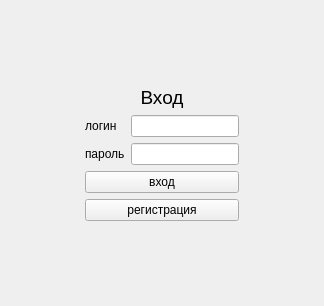
<?xml version="1.0" encoding="UTF-8"?>
<ui version="4.0">
 <class>MainWindow</class>
 <widget class="QMainWindow" name="MainWindow">
  <property name="geometry">
   <rect>
    <x>0</x>
    <y>0</y>
    <width>324</width>
    <height>306</height>
   </rect>
  </property>
  <property name="windowTitle">
   <string>MainWindow</string>
  </property>
  <widget class="QWidget" name="centralwidget">
   <property name="maximumSize">
    <size>
     <width>839</width>
     <height>673</height>
    </size>
   </property>
   <layout class="QGridLayout" name="gridLayout">
    <item row="2" column="1">
     <widget class="QLabel" name="label_2">
      <property name="text">
       <string>логин</string>
      </property>
     </widget>
    </item>
    <item row="3" column="1">
     <widget class="QLabel" name="label_3">
      <property name="text">
       <string>пароль</string>
      </property>
     </widget>
    </item>
    <item row="2" column="2">
     <widget class="QLineEdit" name="lineEdit"/>
    </item>
    <item row="5" column="1" colspan="2">
     <widget class="QPushButton" name="pushButton_2">
      <property name="text">
       <string>регистрация</string>
      </property>
     </widget>
    </item>
    <item row="0" column="1">
     <spacer name="verticalSpacer">
      <property name="orientation">
       <enum>Qt::Vertical</enum>
      </property>
      <property name="sizeHint" stdset="0">
       <size>
        <width>20</width>
        <height>40</height>
       </size>
      </property>
     </spacer>
    </item>
    <item row="6" column="1">
     <spacer name="verticalSpacer_2">
      <property name="orientation">
       <enum>Qt::Vertical</enum>
      </property>
      <property name="sizeHint" stdset="0">
       <size>
        <width>20</width>
        <height>40</height>
       </size>
      </property>
     </spacer>
    </item>
    <item row="1" column="1" colspan="2">
     <widget class="QLabel" name="label">
      <property name="font">
       <font>
        <pointsize>14</pointsize>
       </font>
      </property>
      <property name="layoutDirection">
       <enum>Qt::LeftToRight</enum>
      </property>
      <property name="text">
       <string>Вход</string>
      </property>
      <property name="alignment">
       <set>Qt::AlignCenter</set>
      </property>
     </widget>
    </item>
    <item row="3" column="2">
     <widget class="QLineEdit" name="lineEdit_2"/>
    </item>
    <item row="2" column="0">
     <spacer name="horizontalSpacer_2">
      <property name="orientation">
       <enum>Qt::Horizontal</enum>
      </property>
      <property name="sizeHint" stdset="0">
       <size>
        <width>40</width>
        <height>20</height>
       </size>
      </property>
     </spacer>
    </item>
    <item row="2" column="3">
     <spacer name="horizontalSpacer">
      <property name="orientation">
       <enum>Qt::Horizontal</enum>
      </property>
      <property name="sizeHint" stdset="0">
       <size>
        <width>40</width>
        <height>20</height>
       </size>
      </property>
     </spacer>
    </item>
    <item row="4" column="1" colspan="2">
     <widget class="QPushButton" name="pushButton">
      <property name="text">
       <string>вход</string>
      </property>
     </widget>
    </item>
   </layout>
  </widget>
 </widget>
 <resources/>
 <connections/>
</ui>
